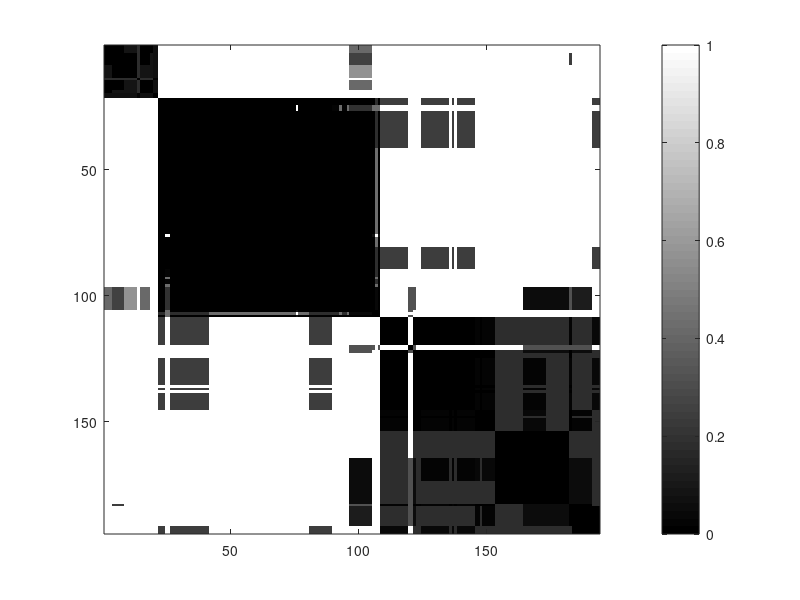

The MATLAB script that drew this image: (Note: this script raises an error after producing the figure.)
%clear MATLAB workspace
clear
close all

%load Iris dataset and compute the sup norm squared dissimilarity
D = load('Data/GDP194_FMS.csv');
n = size(D,1);

%compute the normalized dissimilarity image from D
D01 = D./max(D(:));
f = figure('Visible','off');imagesc(D.^2);colormap('gray');colorbar;
print(f, '-djpeg', 'Results/GDP194/Images/GDP194.jpg');

transforms = {'SU','SU','BS','PF','EP','LF'};
                    
%% iRFCM configurations/options (those are the default values)
options.fuzzifier        = 2;
options.epsilon          = 0.0001;
options.maxIter          = 100;
options.initType         = 2;

%set the number of clusters to 3
c= 3;

%% Since RFCM failed we need to run iRFCM
% loop for every delta
for i=1:1 %length(transforms)
    options.transform = transforms{i};
    out = inerfcm(D.^2,c,options);
    
    %save the partition matrix for this delta
    U = out.U;
    dlmwrite(sprintf('Results/GDP194/Partitions/U_%s(%d).csv',transforms{i},c),U, 'delimiter',',');

    %save the induced dissimilarity image for this delta
    %Ref. J. Huband and J. Bezdek, “VCV2– Visual cluster validity,” Comput. Intell. Res. Front., 2008.
    uu = 1 - ((U'*U)./max(max(U'*U)));
    f = figure('Visible','off');imagesc(uu);colormap('gray');caxis([0 1]);
    print(f, '-djpeg', sprintf('Results/GDP194/Images/UU_%s(%d).jpg',transforms{i},c));
end